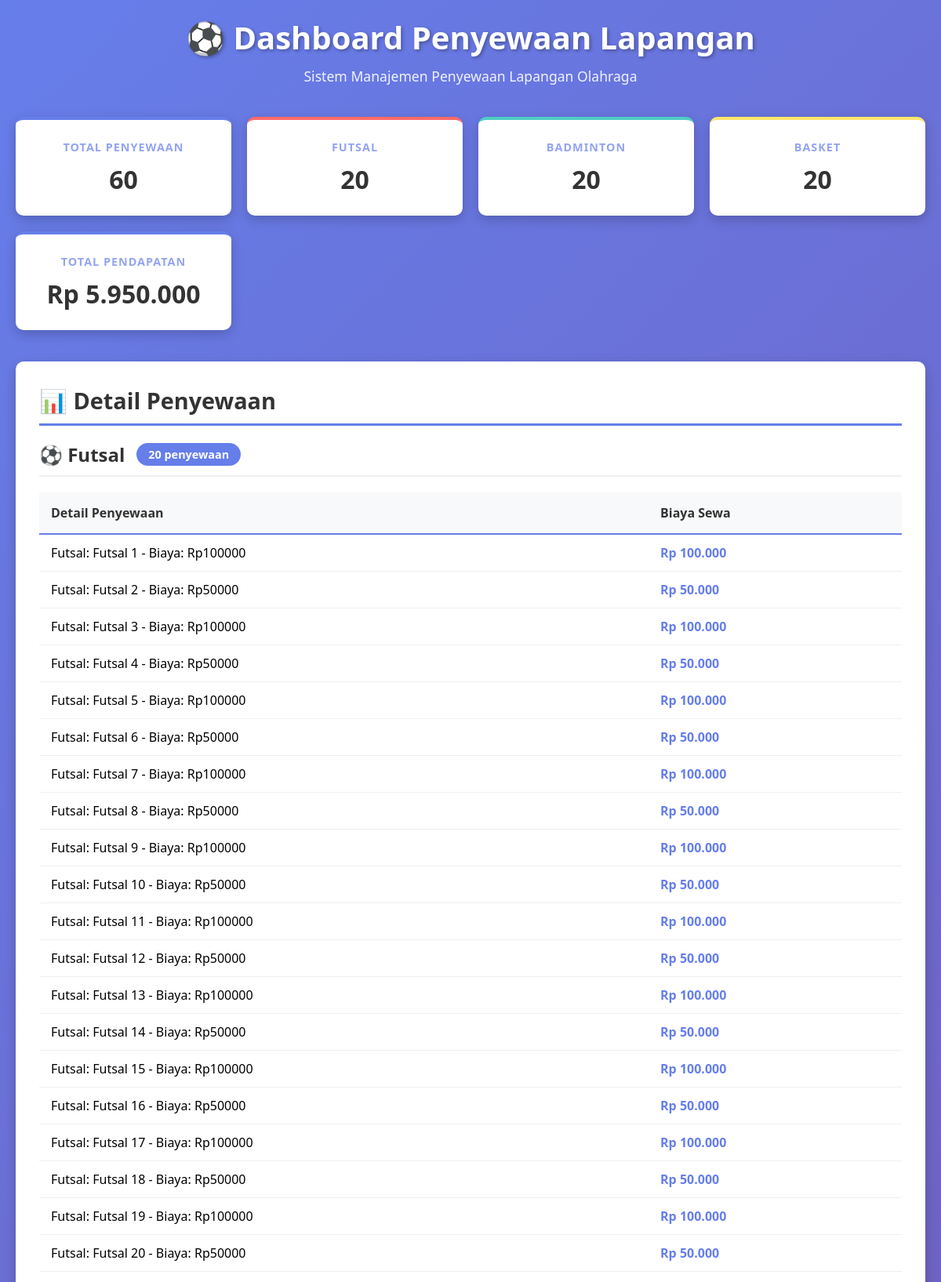
The page / (upper part) on the database its author committed.
### tables this page shows
CREATE TABLE `penyewaan_lapangan` (
  `id_sewa` int NOT NULL,
  `nama_penyewa` varchar(100) NOT NULL,
  `no_hp` varchar(20) NOT NULL,
  `tanggal_sewa` date NOT NULL,
  `jenis_lapangan` enum('Futsal','Badminton','Basket') NOT NULL,
  `durasi_jam` int DEFAULT NULL,
  `jumlah_tim` int DEFAULT NULL,
  `jumlah_court` int DEFAULT NULL,
  `kategori_turnamen` varchar(50) DEFAULT NULL,
  `jumlah_pemain` int DEFAULT NULL,
  `penggunaan_lampu` tinyint(1) DEFAULT NULL
);

### Penyewaan_Lapangan.php (called while the page is built, shortened)
<?php
abstract class PenyewaanLapangan {
    public function __construct($id, $nama, $tanggal, $jenis, $durasi) {
        $this->namaPenyewa = $nama;
        $this->durasiJam = $durasi;
    }
}
?>

### Lapangan_Futsal.php (called while the page is built, shortened)
<?php
class Futsal extends PenyewaanLapangan {
    public function hitungBiaya() { return 50000 * $this->durasiJam; }
    public function tampilkanInformasi() { return "Futsal: {$this->namaPenyewa} - Biaya: Rp" . $this->hitungBiaya(); }
}

### Lapangan_Badminton.php (called while the page is built, shortened)
<?php
class Badminton extends PenyewaanLapangan {
    protected $jumlahCourt;
    public function __construct($id, $nama, $tanggal, $durasi, $jumlahCourt, $kategori) {
        $this->jumlahCourt = $jumlahCourt;
    }
    public function hitungBiaya() { return 30000 * $this->jumlahCourt * $this->durasiJam; }
}

### Lapangan_Basket.php (called while the page is built, shortened)
<?php
class Basket extends PenyewaanLapangan {
    protected $penggunaanLampu;
    public function __construct($id, $nama, $tanggal, $durasi, $jumlahPemain, $lampu) {
        $this->penggunaanLampu = $lampu;
    }
    public function hitungBiaya() {
        $biaya = 100000 * $this->durasiJam;
        return $this->penggunaanLampu ? $biaya + 25000 : $biaya;
    }
}

### index.php (the view, shortened to what this page needs)
<?php
$pdo = DB::getInstance();
$query = "SELECT * FROM penyewaan_lapangan";
$stmt = $pdo->query($query);
$semuaData = $stmt->fetchAll(PDO::FETCH_ASSOC);
$totalPendapatan = 0;
$kategoriData = ['Futsal' => [], 'Badminton' => [], 'Basket' => []];
foreach ($semuaData as $row) {
    if ($row['jenis_lapangan'] == 'Futsal') {
        $obj = new Futsal($row['id_sewa'], $row['nama_penyewa'], $row['tanggal_sewa'], $row['durasi_jam'], $row['jumlah_tim']);
    } elseif ($row['jenis_lapangan'] == 'Badminton') {
        $obj = new Badminton($row['id_sewa'], $row['nama_penyewa'], $row['tanggal_sewa'], $row['durasi_jam'], $row['jumlah_court'], $row['kategori_turnamen']);
    } else {
        $obj = new Basket($row['id_sewa'], $row['nama_penyewa'], $row['tanggal_sewa'], $row['durasi_jam'], $row['jumlah_pemain'], $row['penggunaan_lampu']);
    }
    $kategoriData[$row['jenis_lapangan']][] = $obj;
    $totalPendapatan += $obj->hitungBiaya();
}
?>
<!DOCTYPE html>
<html lang="id">
<head>
</head>
<body>
    <div class="container">
        <header>
            <h1>⚽ Dashboard Penyewaan Lapangan</h1>
            <p>Sistem Manajemen Penyewaan Lapangan Olahraga</p>
        </header>
        <div class="dashboard">
            <div class="stat-card total">
                <h3>Total Penyewaan</h3>
                <div class="value"><?php echo count($semuaData); ?></div>
            </div>
            <div class="stat-card futsal">
                <h3>Futsal</h3>
                <div class="value"><?php echo count($kategoriData['Futsal']); ?></div>
            </div>
            <div class="stat-card badminton">
                <h3>Badminton</h3>
                <div class="value"><?php echo count($kategoriData['Badminton']); ?></div>
            </div>
            <div class="stat-card basket">
                <h3>Basket</h3>
                <div class="value"><?php echo count($kategoriData['Basket']); ?></div>
            </div>
            <div class="stat-card total">
                <h3>Total Pendapatan</h3>
                <div class="value">Rp <?php echo number_format($totalPendapatan, 0, ',', '.'); ?></div>
            </div>
        </div>
        <div class="content-section">
            <h2>📊 Detail Penyewaan</h2>
            <?php foreach ($kategoriData as $kategori => $daftarData): ?>
                <div class="kategori-section">
                    <div class="kategori-header">
                        <h3>
                            <?php
                            $icon = '';
                            if ($kategori == 'Futsal') $icon = '⚽';
                            elseif ($kategori == 'Badminton') $icon = '🏸';
                            else $icon = '🏀';
                            echo $icon . ' ' . $kategori;
                            ?>
                        </h3>
                        <span class="count"><?php echo count($daftarData); ?> penyewaan</span>
                    </div>
                    <?php if (count($daftarData) > 0): ?>
                        <table class="data-table">
                            <thead>
                                <tr>
                                    <th>Detail Penyewaan</th>
                                    <th>Biaya Sewa</th>
                                </tr>
                            </thead>
                            <tbody>
                                <?php
                                foreach ($daftarData as $item):
                                    $biaya = $item->hitungBiaya();
                                ?>
                                    <tr>
                                        <td><?php echo $item->tampilkanInformasi(); ?></td>
                                        <td class="biaya">Rp <?php echo number_format($biaya, 0, ',', '.'); ?></td>
                                    </tr>
                                <?php endforeach; ?>
                            </tbody>
                        </table>
                    <?php else: ?>
                        <div class="empty-message">Tidak ada data penyewaan untuk kategori ini</div>
                    <?php endif; ?>
                </div>
            <?php endforeach; ?>
        </div>
    </div>
</body>
</html>

### index.php (style rules this page uses)
* { margin: 0; padding: 0; box-sizing: border-box; }
body { font-family: 'Segoe UI', Tahoma, Geneva, Verdana, sans-serif; background: linear-gradient(135deg, #667eea 0%, #764ba2 100%); min-height: 100vh; padding: 20px; }
.container { max-width: 1200px; margin: 0 auto; }
header { text-align: center; color: white; margin-bottom: 40px; }
header h1 { font-size: 2.5em; margin-bottom: 10px; text-shadow: 2px 2px 4px rgba(0,0,0,0.3); }
header p { font-size: 1.1em; opacity: 0.9; }
.dashboard { display: grid; grid-template-columns: repeat(auto-fit, minmax(250px, 1fr)); gap: 20px; margin-bottom: 40px; }
.stat-card { background: white; padding: 25px; border-radius: 10px; box-shadow: 0 5px 15px rgba(0,0,0,0.2); text-align: center; transition: transform 0.3s, box-shadow 0.3s; }
.stat-card h3 { color: #667eea; font-size: 0.9em; text-transform: uppercase; letter-spacing: 1px; margin-bottom: 10px; opacity: 0.7; }
.stat-card .value { font-size: 2em; font-weight: bold; color: #333; }
.stat-card.futsal { border-top: 4px solid #FF6B6B; }
.stat-card.badminton { border-top: 4px solid #4ECDC4; }
.stat-card.basket { border-top: 4px solid #FFE66D; }
.stat-card.total { border-top: 4px solid #667eea; }
.content-section { background: white; border-radius: 10px; padding: 30px; margin-bottom: 30px; box-shadow: 0 5px 15px rgba(0,0,0,0.2); }
.content-section h2 { color: #333; margin-bottom: 20px; font-size: 1.8em; border-bottom: 3px solid #667eea; padding-bottom: 10px; }
.kategori-section { margin-bottom: 40px; }
.kategori-header { display: flex; align-items: center; margin-bottom: 20px; padding-bottom: 10px; border-bottom: 2px solid #f0f0f0; }
.kategori-header h3 { font-size: 1.5em; color: #333; margin: 0; }
.kategori-header .count { background: #667eea; color: white; padding: 5px 15px; border-radius: 20px; margin-left: 15px; font-size: 0.9em; font-weight: bold; }
.data-table { width: 100%; border-collapse: collapse; margin-top: 10px; }
.data-table thead { background: #f8f9fa; }
.data-table th { padding: 15px; text-align: left; font-weight: 600; color: #333; border-bottom: 2px solid #667eea; }
.data-table td { padding: 12px 15px; border-bottom: 1px solid #f0f0f0; }
.data-table tbody tr { transition: background 0.2s; }
.data-table .biaya { font-weight: bold; color: #667eea; }

### rows shown on the page
penyewaan_lapangan: $item->tampilkanInformasi() "Futsal: Futsal 1 - Biaya: Rp100000", durasi_jam "100.000"
penyewaan_lapangan: $item->tampilkanInformasi() "Futsal: Futsal 2 - Biaya: Rp50000", durasi_jam "50.000"
penyewaan_lapangan: $item->tampilkanInformasi() "Futsal: Futsal 3 - Biaya: Rp100000", durasi_jam "100.000"
penyewaan_lapangan: $item->tampilkanInformasi() "Futsal: Futsal 4 - Biaya: Rp50000", durasi_jam "50.000"
penyewaan_lapangan: $item->tampilkanInformasi() "Futsal: Futsal 5 - Biaya: Rp100000", durasi_jam "100.000"
penyewaan_lapangan: $item->tampilkanInformasi() "Futsal: Futsal 6 - Biaya: Rp50000", durasi_jam "50.000"
penyewaan_lapangan: $item->tampilkanInformasi() "Futsal: Futsal 7 - Biaya: Rp100000", durasi_jam "100.000"
penyewaan_lapangan: $item->tampilkanInformasi() "Futsal: Futsal 8 - Biaya: Rp50000", durasi_jam "50.000"
penyewaan_lapangan: $item->tampilkanInformasi() "Futsal: Futsal 9 - Biaya: Rp100000", durasi_jam "100.000"
penyewaan_lapangan: $item->tampilkanInformasi() "Futsal: Futsal 10 - Biaya: Rp50000", durasi_jam "50.000"
penyewaan_lapangan: $item->tampilkanInformasi() "Futsal: Futsal 11 - Biaya: Rp100000", durasi_jam "100.000"
penyewaan_lapangan: $item->tampilkanInformasi() "Futsal: Futsal 12 - Biaya: Rp50000", durasi_jam "50.000"
penyewaan_lapangan: $item->tampilkanInformasi() "Futsal: Futsal 13 - Biaya: Rp100000", durasi_jam "100.000"
penyewaan_lapangan: $item->tampilkanInformasi() "Futsal: Futsal 14 - Biaya: Rp50000", durasi_jam "50.000"
penyewaan_lapangan: $item->tampilkanInformasi() "Futsal: Futsal 15 - Biaya: Rp100000", durasi_jam "100.000"
penyewaan_lapangan: $item->tampilkanInformasi() "Futsal: Futsal 16 - Biaya: Rp50000", durasi_jam "50.000"
penyewaan_lapangan: $item->tampilkanInformasi() "Futsal: Futsal 17 - Biaya: Rp100000", durasi_jam "100.000"
penyewaan_lapangan: $item->tampilkanInformasi() "Futsal: Futsal 18 - Biaya: Rp50000", durasi_jam "50.000"
penyewaan_lapangan: $item->tampilkanInformasi() "Futsal: Futsal 19 - Biaya: Rp100000", durasi_jam "100.000"
penyewaan_lapangan: $item->tampilkanInformasi() "Futsal: Futsal 20 - Biaya: Rp50000", durasi_jam "50.000"

### other values the page prints
count($semuaData) "60"
count($kategoriData['Futsal']) "20"
count($kategoriData['Badminton']) "20"
count($kategoriData['Basket']) "20"
$totalPendapatan "5.950.000"
$icon "⚽"
$kategori "Futsal"
count($daftarData) "20"
